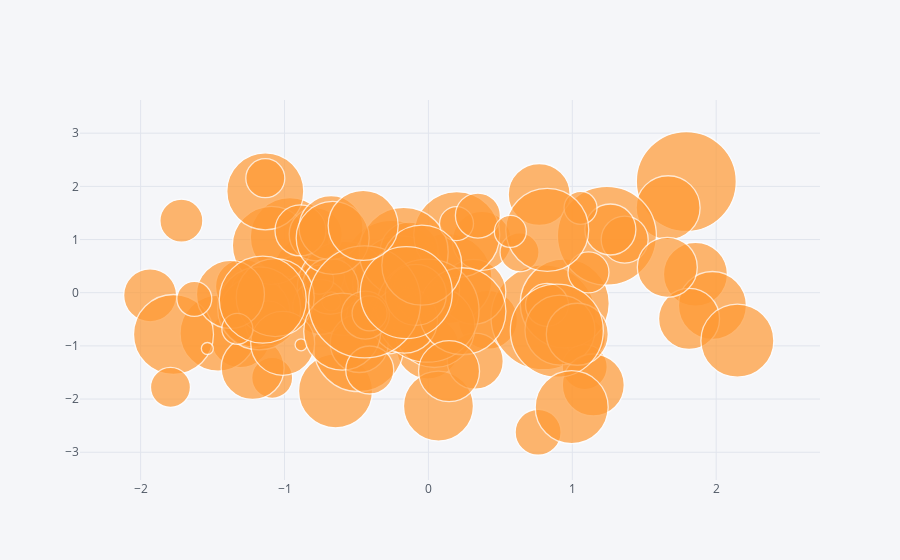

This figure's notebook cell:
### Markdown cell above
## Bubble Plot

### Code cell
df.iplot(kind='bubble',x='A',y='B',size='C')
